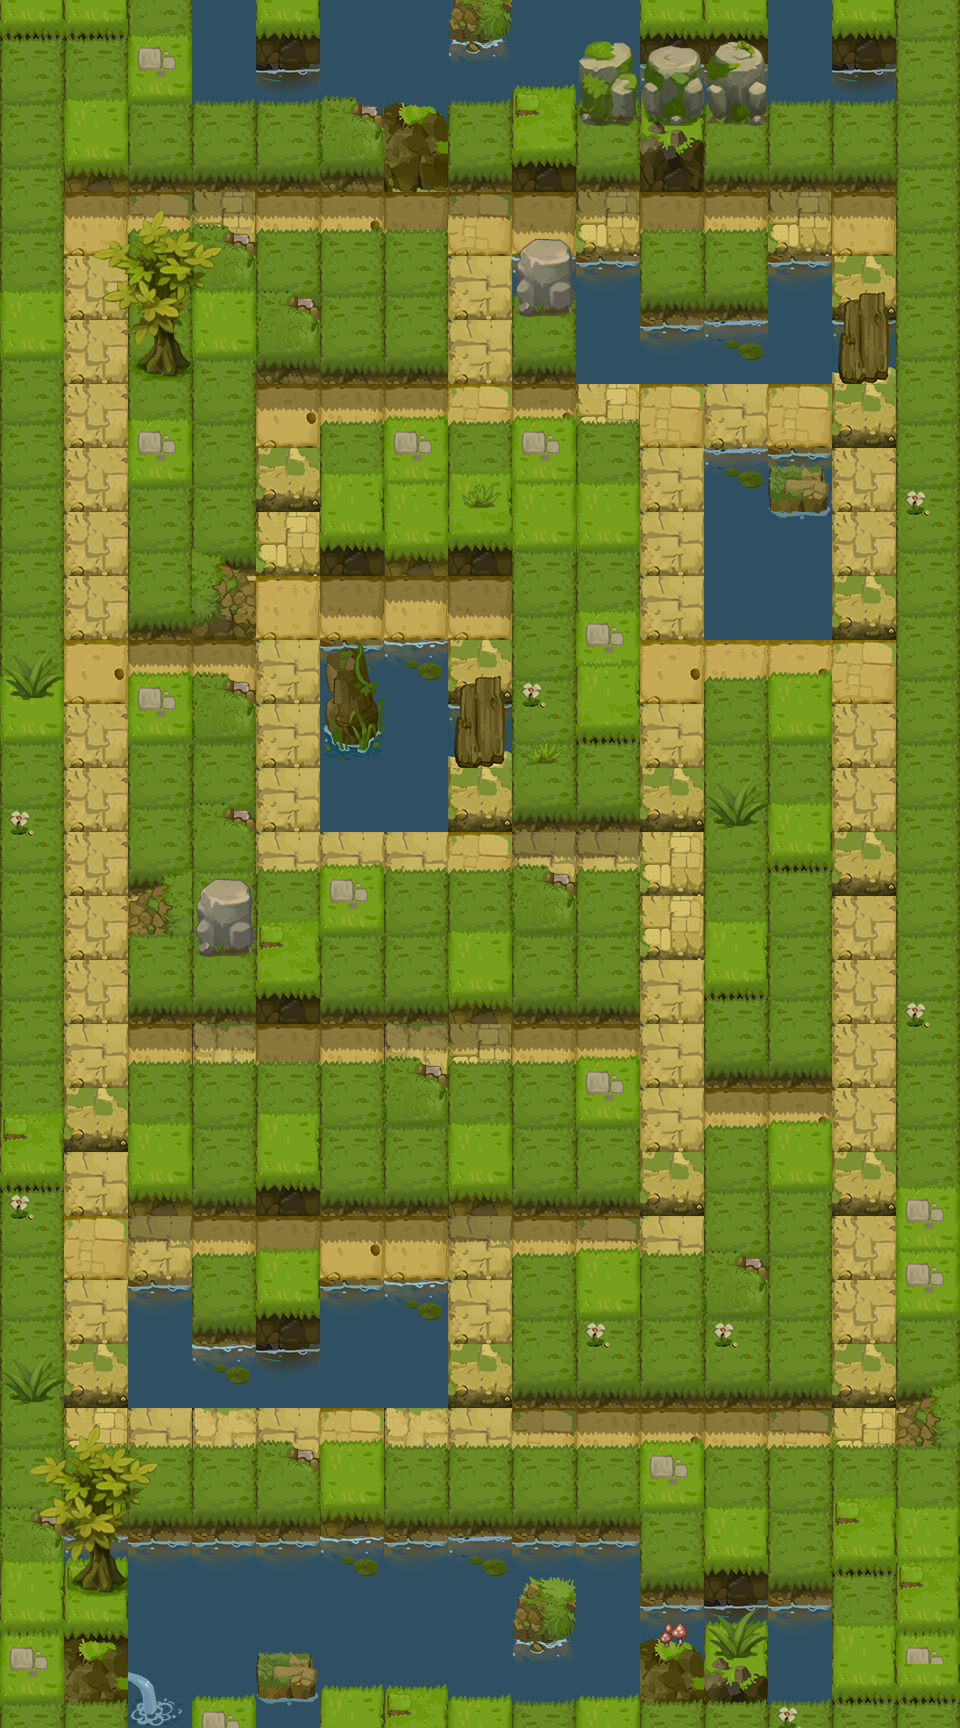

Tiled map render using the project's own tile images. Description and the map definition, with tile-layer contents summarised, below:
An orthogonal 15x27 tile map with 64x64 px tiles, 7 tile layers (background, background_top, block, block_top, ...), 4 tilesets and 8 objects (5x monster, move_3, move_2, move_1).

<map version="1.2" tiledversion="1.2.2" orientation="orthogonal" renderorder="left-down" width="15" height="27" tilewidth="64" tileheight="64" infinite="0" nextlayerid="52" nextobjectid="209">
 <tileset firstgid="1" name="hilly_block_1" tilewidth="64" tileheight="64" tilecount="64" columns="8">
  <image source="img/hilly_block_1.png" width="512" height="512" />
 </tileset>
 <tileset firstgid="65" name="diamond" tilewidth="64" tileheight="64" tilecount="64" columns="8">
  <image source="img/diamond.png" width="512" height="512" />
 </tileset>
 <tileset firstgid="129" name="hilly_bg_1" tilewidth="64" tileheight="64" tilecount="64" columns="8">
  <image source="img/hilly_bg_1.png" width="512" height="512" />
 </tileset>
 <tileset firstgid="193" name="hilly_top_1" tilewidth="64" tileheight="64" tilecount="64" columns="8">
  <image source="img/hilly_top_1.png" width="512" height="512" />
 </tileset>
 <layer id="43" name="background" width="15" height="27">
  <data>[405 cells, 405 non-empty, 10 distinct tile ids]</data>
 </layer>
 <layer id="51" name="background_top" width="15" height="27">
  <data>[405 cells, 47 non-empty, 2 distinct tile ids]</data>
 </layer>
 <layer id="44" name="block" width="15" height="27">
  <data>[405 cells, 277 non-empty, 16 distinct tile ids]</data>
 </layer>
 <layer id="50" name="block_top" width="15" height="27">
  <data>[405 cells, 159 non-empty, 12 distinct tile ids]</data>
 </layer>
 <layer id="45" name="diamond" width="15" height="27">
  <data>[405 cells, 57 non-empty, 1 distinct tile ids]</data>
 </layer>
 <objectgroup color="#ffaaff" id="46" name="trigger" visible="0" />
 <objectgroup color="#ff0000" id="47" name="monster" visible="0">
  <object id="204" name="monster" x="64" y="512" width="64" height="64">
   <properties>
    <property name="Direction_Arr" value="0" />
    <property name="ID_Arr" value="201" />
    <property name="Interval" type="int" value="5000" />
    <property name="Move_Arr" value="0" />
    <property name="Order" type="int" value="1" />
    <property name="Time" type="int" value="0" />
   </properties>
  </object>
  <object id="205" name="monster" x="256" y="192" width="64" height="64">
   <properties>
    <property name="Direction_Arr" value="0" />
    <property name="ID_Arr" value="102" />
    <property name="Interval" type="int" value="5000" />
    <property name="Move_Arr" value="0" />
    <property name="Order" type="int" value="1" />
    <property name="Time" type="int" value="0" />
   </properties>
  </object>
  <object id="206" name="monster" x="640" y="192" width="64" height="64">
   <properties>
    <property name="Direction_Arr" value="0" />
    <property name="ID_Arr" value="201" />
    <property name="Interval" type="int" value="5000" />
    <property name="Move_Arr" value="0" />
    <property name="Order" type="int" value="1" />
    <property name="Time" type="int" value="0" />
   </properties>
  </object>
  <object id="207" name="monster" x="832" y="768" width="64" height="64">
   <properties>
    <property name="Direction_Arr" value="0" />
    <property name="ID_Arr" value="102" />
    <property name="Interval" type="int" value="5000" />
    <property name="Move_Arr" value="0" />
    <property name="Order" type="int" value="1" />
    <property name="Time" type="int" value="0" />
   </properties>
  </object>
  <object id="208" name="monster" x="320" y="832" width="64" height="64">
   <properties>
    <property name="Direction_Arr" value="0" />
    <property name="ID_Arr" value="102" />
    <property name="Interval" type="int" value="5000" />
    <property name="Move_Arr" value="0" />
    <property name="Order" type="int" value="1" />
    <property name="Time" type="int" value="0" />
   </properties>
  </object>
 </objectgroup>
 <objectgroup color="#00ff00" id="48" name="player" visible="0">
  <object id="110" name="move_3" x="448" y="1408" width="64" height="64" />
  <object id="109" name="move_2" x="448" y="1408" width="64" height="64" />
  <object id="107" name="move_1" x="448" y="1408" width="64" height="64" />
 </objectgroup>
 <layer id="49" name="all_top_1" width="15" height="27">
  <data>[405 cells, 50 non-empty, 4 distinct tile ids]</data>
 </layer>
 <layer id="52" name="all_top_2" width="15" height="27">
  <data>[405 cells, 45 non-empty, 29 distinct tile ids]</data>
 </layer>
</map>
